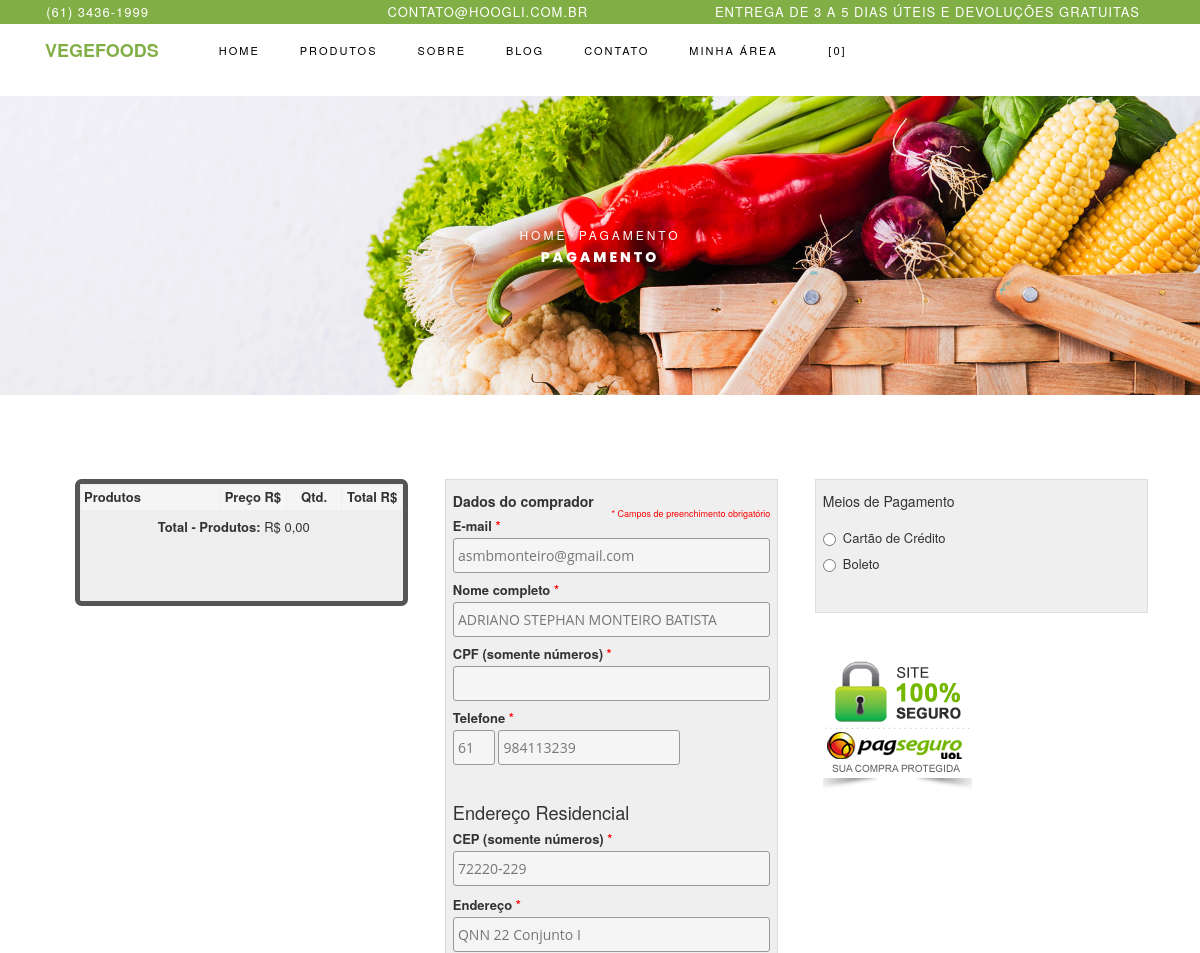
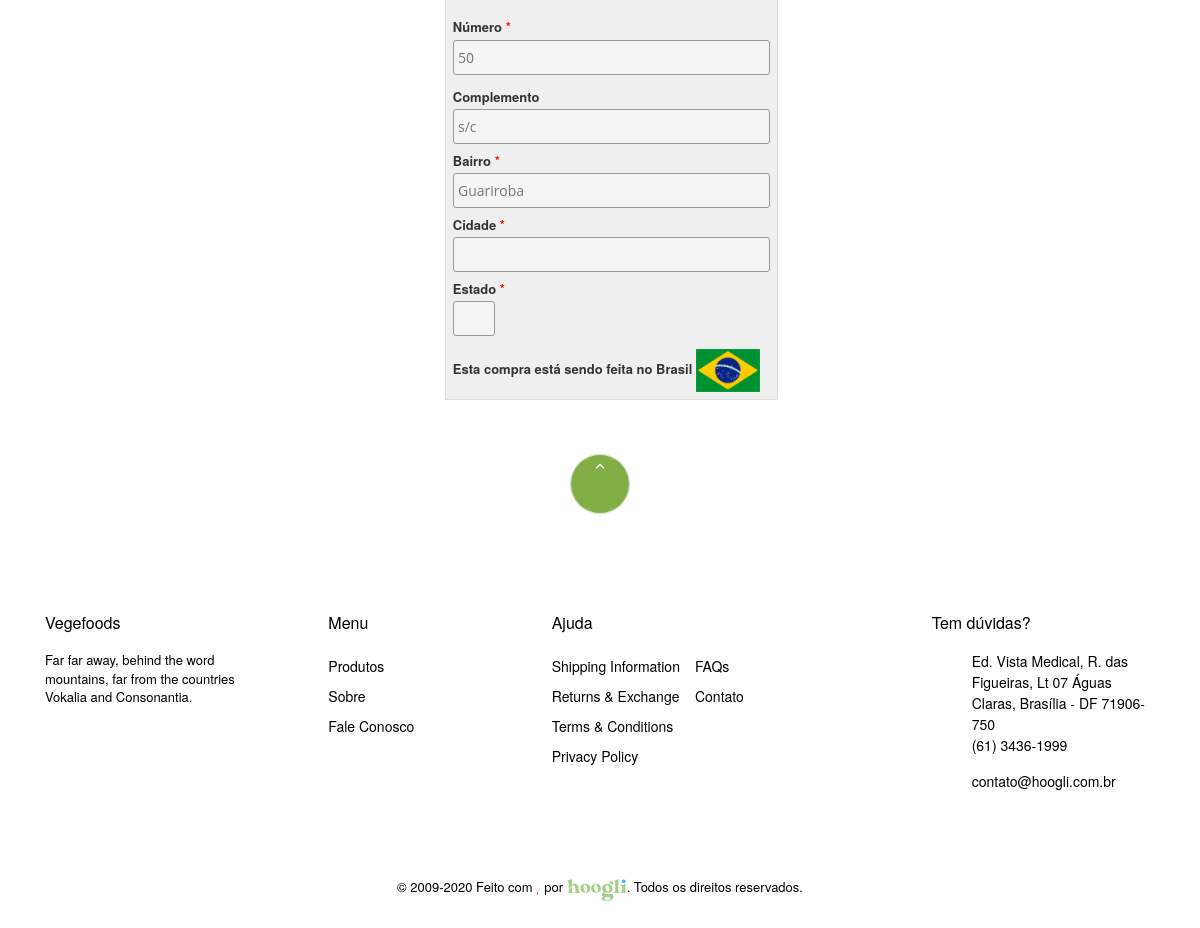
The page /pagseguro.php (signed in) on the database its author committed (2 pictures, top to bottom).
### tables this page shows
CREATE TABLE `tbl_config` (
  `id` int(11) NOT NULL,
  `id_campanha` int(11) DEFAULT NULL,
  `favicon` varchar(250) DEFAULT NULL,
  `facebook` varchar(250) DEFAULT NULL,
  `twitter` varchar(250) DEFAULT NULL,
  `instagram` varchar(250) DEFAULT NULL,
  `youtube` varchar(250) DEFAULT NULL,
  `linkedln` varchar(250) DEFAULT NULL,
  `nome_empresa` varchar(250) DEFAULT NULL,
  `endereco` varchar(250) DEFAULT NULL,
  `telefone1` varchar(40) DEFAULT NULL,
  `telefone2` varchar(40) DEFAULT NULL,
  `email1` varchar(250) DEFAULT NULL,
  `email2` varchar(250) DEFAULT NULL,
  `cep_loja` varchar(20) DEFAULT NULL,
  `merchant_id_cielo` varchar(250) DEFAULT NULL,
  `merchant_key_cielo` varchar(250) DEFAULT NULL
);

CREATE TABLE `tbl_cliente` (
  `id` int(11) NOT NULL,
  `nome` varchar(250) DEFAULT NULL,
  `email` varchar(250) DEFAULT NULL,
  `telefone` varchar(40) DEFAULT NULL,
  `sexo` varchar(2) DEFAULT NULL,
  `senha` varchar(80) DEFAULT NULL,
  `cep` varchar(20) DEFAULT NULL,
  `endereco` varchar(250) DEFAULT NULL,
  `id_estado` int(11) DEFAULT NULL,
  `id_cidade` int(11) DEFAULT NULL,
  `bairro` varchar(250) DEFAULT NULL,
  `numero` varchar(20) DEFAULT NULL,
  `complemento` varchar(250) DEFAULT NULL
);

### Connection/con-pdo.php (called while the page is built, shortened)
<?php
$conInstanciada = '';
if(empty($conInstanciada)) {
	class Conexao {
		private static $pdo;
		public static function getInstance() {
		if (!isset(self::$pdo)) {
		 try {
		  $opcoes = array(PDO::MYSQL_ATTR_INIT_COMMAND => 'SET NAMES utf8', PDO::ATTR_PERSISTENT => TRUE);
		  self::$pdo = new PDO("mysql:host=" . HOST . "; dbname=" . DBNAME . "; charset=" . CHARSET . ";", USER, PASSWORD, $opcoes);
		  self::$pdo->setAttribute(PDO::ATTR_ERRMODE, PDO::ERRMODE_EXCEPTION);
		 } catch (PDOException $e) {
		  print "Erro: " . $e->getMessage();
		 }
		}
		return self::$pdo;
		}
	}
}

### Class/config.class.php (called while the page is built, shortened)
<?php
$ConfigSistemaInstanciada = '';
if(empty($ConfigSistemaInstanciada)) {
	if(file_exists('Connection/conexao.php')) {
		require_once('Connection/con-pdo.php');
	} else {
		require_once('../Connection/con-pdo.php');
		require_once('../funcoes.php');
	}
	class ConfigSistema {
		private $pdo = null;
		private static $ConfigSistema = null;
		private function __construct($conexao){
			$this->pdo = $conexao;
		}
		public static function getInstance($conexao){
			if (!isset(self::$ConfigSistema)):
				self::$ConfigSistema = new ConfigSistema($conexao);
			endif;
			return self::$ConfigSistema;
		}
		function rsDados() {
			try{
				$sql = "SELECT * FROM tbl_config ";
				$stm = $this->pdo->prepare($sql);
				$stm->execute();
				$rsDados = $stm->fetchAll(PDO::FETCH_OBJ);
				$this->endereco = $rsDados[0]->endereco;
				$this->telefone1 = $rsDados[0]->telefone1;
				$this->email1 = $rsDados[0]->email1;
			} catch(PDOException $erro){
				echo $erro->getLine();
			}
			return($this);
		}
	}
}

### includes.php (called while the page is built, shortened)
<?php
include "Class/config.class.php";
$infoSistema = ConfigSistema::getInstance(Conexao::getInstance())->rsDados();
include "Class/clientes.class.php";
$clientes = Clientes::getInstance(Conexao::getInstance());
?>

### Class/clientes.class.php (called while the page is built, shortened)
<?php
$ClientesInstanciada = '';
if(empty($ClientesInstanciada)) {
	if(file_exists('Connection/conexao.php')) {
		require_once('Connection/con-pdo.php');
	} else {
		require_once('../Connection/con-pdo.php');
		require_once('../funcoes.php');
	}
	class Clientes {
		private $pdo = null;
		private static $Clientes = null;
		private function __construct($conexao){
			$this->pdo = $conexao;
		}
		public static function getInstance($conexao){
			if (!isset(self::$Clientes)):
				self::$Clientes = new Clientes($conexao);
			endif;
			return self::$Clientes;
		}
		function rsDados($id='', $orderBy='', $limite='') {
			$nCampos = 0;
			$sql = '';
			$sqlOrdem = '';
			$sqlLimite = '';
			if(!empty($id)) {
				$sql .= " and id = ?";
				$nCampos++;
				$campo[$nCampos] = $id;
			}
			try{
				$sql = "SELECT * FROM tbl_cliente where 1=1 $sql $sqlOrdem $sqlLimite";
				$stm = $this->pdo->prepare($sql);
				for($i=1; $i<=$nCampos; $i++) {
					$stm->bindValue($i, $campo[$i]);
				}
				$stm->execute();
				$rsDados = $stm->fetchAll(PDO::FETCH_OBJ);
				if($id <> '' or $limite == 1) {
					return($rsDados[0]);
				} else {
					return($rsDados);
				}
			} catch(PDOException $erro){
				echo $erro->getMessage();
			}
		}
	}
}

### checkout-transparente-pagseguro/templates/comprador.php (the view, shortened to what this page needs)
<div class="col-md-4">
  <div class="groupData" id="buyerData">
    <div>
      <h1 style="font-weight:bold">Dados do comprador</h1>
      <div style="margin-top:-20px; text-align:right;">
        <font color="red" style="font-size:9px;">* Campos de preenchimento obrigatório</font>
      </div>
    </div>
    <div class="field" style="margin-top:-5px;">
      <label for="senderEmail">E-mail <font color="red">*</font></label>
      <input type="text" name="senderEmail" value="<?php echo $_SESSION['dadosClienteLogado']->email;?>" id="senderEmail" required="required" />
    </div>
    <div class="field" style="margin-top:-5px">
      <label for="senderName">Nome completo <font color="red">*</font></label>
      <input type="text" name="senderName" id="senderName" required="required" value="<?php echo $_SESSION['dadosClienteLogado']->nome;?>"/>
    </div>
    <div class="field" style="margin-top:-5px">
      <label for="senderCPF">CPF (somente números) <font color="red">*</font></label>
      <input type="text" name="senderCPF" id="senderCPF" maxlength="14" required="required" value="<?php if(isset($_SESSION['dadosClienteLogado']->cpf) && !empty($_SESSION['dadosClienteLogado']->cpf)){echo $_SESSION['dadosClienteLogado']->cpf;}?>"/>
    </div>
    <div class="field" style="margin-top:-5px">
      <label for="senderAreaCode">Telefone <font color="red">*</font></label>
      <?php
	  $telefone = str_replace(array('-', '(', ')', ' '), array('', '', '', ''), $_SESSION['dadosClienteLogado']->telefone);
	  ?>
      <input type="text" name="senderAreaCode" id="senderAreaCode" value="<?=substr($telefone,0,2);?>" class="areaCode" maxlength="2" required="required"/>
      <input type="text" name="senderPhone" id="senderPhone" value="<?=substr($telefone,2);?>" class="phone" maxlength="9" required="required" />
    </div>
    <h2>Endereço Residencial</h2>
    <div class="field" style="margin-top: -10px;">
      <label for="shippingAddressPostalCode">CEP (somente números) <font color="red">*</font></label>
      <?php
      if(isset($_SESSION['dadosClienteLogado']->cep) && !empty($_SESSION['dadosClienteLogado']->cep)){
	  $cep = str_replace(array('-', '.', ',', ' '), array('', '', '', ''), $_SESSION['dadosClienteLogado']->cep);
      }else{
        $cep = '';
      }
	  ?>
      <input type="text" name="shippingAddressPostalCode" value="<?=substr($cep,0,5).'-'.substr($cep,5);?>" id="shippingAddressPostalCode" maxlength="9" required="required"/>
    </div>
    <div style="margin-top:-10px;">
      <div class="field">
        <label for="shippingAddressStreet">Endereço <font color="red">*</font></label>
        <input type="text" name="shippingAddressStreet" id="shippingAddressStreet" required="required" value="<?php if(isset($_SESSION['dadosClienteLogado']->endereco) && !empty($_SESSION['dadosClienteLogado']->endereco)){echo $_SESSION['dadosClienteLogado']->endereco;}?>"/>
      </div>
      <div class="field">
        <label for="shippingAddressNumber">Número <font color="red">*</font></label>
        <input type="text" name="shippingAddressNumber" id="shippingAddressNumber" size="5" required="required" value="<?php if(isset($_SESSION['dadosClienteLogado']->numero) && !empty($_SESSION['dadosClienteLogado']->numero)){echo $_SESSION['dadosClienteLogado']->numero;}else{ echo "s/n";}?>"/>
      </div>
    </div>
    <div class="field" style="margin-top: 0px;">
      <label for="shippingAddressComplement">Complemento</label>
      <input type="text" name="shippingAddressComplement" id="shippingAddressComplement" value="<?php if(isset($_SESSION['dadosClienteLogado']->complemento) && !empty($_SESSION['dadosClienteLogado']->complemento)){echo $_SESSION['dadosClienteLogado']->complemento;}?>" />
    </div>
    <div class="field" style="margin-top:-5px;">
      <label for="shippingAddressDistrict">Bairro <font color="red">*</font></label>
      <input type="text" name="shippingAddressDistrict" id="shippingAddressDistrict" required="required" value="<?php if(isset($_SESSION['dadosClienteLogado']->bairro) && !empty($_SESSION['dadosClienteLogado']->bairro)){echo $_SESSION['dadosClienteLogado']->bairro;}?>"/>
    </div>
    <div class="field" style="margin-top:-5px;">
      <label for="shippingAddressCity">Cidade <font color="red">*</font></label>
      <input type="text" name="shippingAddressCity" id="shippingAddressCity" value="<?php if(isset($dadoCidade->nome) && !empty($dadoCidade->nome)){echo $dadoCidade->nome;}?>" required="required"/>
    </div>
    <div class="field" style="margin-top:-5px;">
      <label for="shippingAddressState">Estado <font color="red">*</font></label>
      <input type="text" name="shippingAddressState" id="shippingAddressState" class="addressState" maxlength="2" style="text-transform: uppercase;" onBlur="this.value=this.value.toUpperCase()" value="<?php if(isset($dadoCidade->uf) && !empty($dadoCidade->uf)){echo $dadoCidade->uf;}?>" required="required"/>
    </div>
    <p style="float: left"><b>Esta compra está sendo feita no Brasil</b> <img src="checkout-transparente-pagseguro/images/Brasil.png" alt="Bandeira do Brasil" title="Bandeira do Brasil" style="width: 64px;"/> </p>
  </div>
</div>

### header.php (shortened to what this page needs)
<div class="py-1 bg-primary">
    	<div class="container">
    		<div class="row no-gutters d-flex align-items-start align-items-center px-md-0">
	    		<div class="col-lg-12 d-block">
		    		<div class="row d-flex">
		    			<div class="col-md pr-4 d-flex topper align-items-center">
							<?php if(isset($infoSistema->telefone1) && !empty($infoSistema->telefone1)){?>
	                <div class="icon mr-2 d-flex justify-content-center align-items-center"><span class="icon-phone2"></span></div>
						    <span class="text"><?php echo $infoSistema->telefone1;?></span>
                    <?php }?>
					    </div>
					    <div class="col-md pr-4 d-flex topper align-items-center">
							<?php if(isset($infoSistema->email1) && !empty($infoSistema->email1)){?>
	                <div class="icon mr-2 d-flex justify-content-center align-items-center"><span class="icon-paper-plane"></span></div>
						    <span class="text"><?php echo $infoSistema->email1;?></span>
                    <?php }?>
					    </div>
					    <div class="col-md-5 pr-4 d-flex topper align-items-center text-lg-right">
						    <span class="text">Entrega de 3 a 5 dias úteis e Devoluções Gratuitas</span>
					    </div>
				    </div>
			    </div>
		    </div>
		  </div>
    </div>
    <nav class="navbar navbar-expand-lg navbar-dark ftco_navbar bg-dark ftco-navbar-light" id="ftco-navbar">
	    <div class="container">
	      <a class="navbar-brand" href="<?php echo SITE_URL;?>/.">Vegefoods</a>
	      <div class="collapse navbar-collapse" id="ftco-nav">
	        <ul class="navbar-nav ml-auto">
	          <li class="nav-item active"><a href="." class="nav-link">Home</a></li>
            <li class="nav-item"><a href="<?php echo SITE_URL;?>/produtos" class="nav-link">Produtos</a></li>
	          <li class="nav-item"><a href="<?php echo SITE_URL;?>/sobre" class="nav-link">Sobre</a></li>
	          <li class="nav-item"><a href="<?php echo SITE_URL;?>/blog" class="nav-link">Blog</a></li>
	          <li class="nav-item"><a href="<?php echo SITE_URL;?>/contato" class="nav-link">Contato</a></li>
			  <li class="nav-item">
				  <?php if(isset($_SESSION['clienteLogado']) && $_SESSION['clienteLogado'] == 'S'){?>
				  <a href="<?php echo SITE_URL;?>/area-cliente" class="nav-link">Minha Área</a>
				  <?php }else{?>
				   <a href="<?php echo SITE_URL;?>/login" class="nav-link">Login</a>
				  <?php }?>
				  </li>
	          <li class="nav-item cta cta-colored"><a data-toggle="modal" data-target="#cartModal" class="nav-link"><span class="icon-shopping_cart"></span>[<?php if(isset($_SESSION['shopping_cart']) && !empty($_SESSION['shopping_cart'])){ echo count($_SESSION['shopping_cart']);}else{ echo "0";}?>]</a></li>
	        </ul>
	      </div>
	    </div>
	  </nav>

### footer.php (shortened to what this page needs)
<footer class="ftco-footer ftco-section">
     <div class="container">
     	<div class="row">
     		<div class="mouse">
					<a href="#" class="mouse-icon">
						<div class="mouse-wheel"><span class="ion-ios-arrow-up"></span></div>
					</a>
				</div>
     	</div>
       <div class="row mb-5">
         <div class="col-md">
           <div class="ftco-footer-widget mb-4">
             <h2 class="ftco-heading-2">Vegefoods</h2>
             <p>Far far away, behind the word mountains, far from the countries Vokalia and Consonantia.</p>
             <ul class="ftco-footer-social list-unstyled float-md-left float-lft mt-5">
             </ul>
           </div>
         </div>
         <div class="col-md">
           <div class="ftco-footer-widget mb-4 ml-md-5">
             <h2 class="ftco-heading-2">Menu</h2>
             <ul class="list-unstyled">
               <li><a href="<?php echo SITE_URL;?>/produtos" class="py-2 d-block">Produtos</a></li>
               <li><a href="<?php echo SITE_URL;?>/sobre" class="py-2 d-block">Sobre</a></li>
               <li><a href="<?php echo SITE_URL;?>/contato" class="py-2 d-block">Fale Conosco</a></li>
             </ul>
           </div>
         </div>
         <div class="col-md-4">
            <div class="ftco-footer-widget mb-4">
             <h2 class="ftco-heading-2">Ajuda</h2>
             <div class="d-flex">
              <ul class="list-unstyled mr-l-5 pr-l-3 mr-4">
                <li><a href="#" class="py-2 d-block">Shipping Information</a></li>
                <li><a href="#" class="py-2 d-block">Returns &amp; Exchange</a></li>
                <li><a href="#" class="py-2 d-block">Terms &amp; Conditions</a></li>
                <li><a href="#" class="py-2 d-block">Privacy Policy</a></li>
              </ul>
              <ul class="list-unstyled">
                <li><a href="#" class="py-2 d-block">FAQs</a></li>
                <li><a href="<?php echo SITE_URL;?>/contato" class="py-2 d-block">Contato</a></li>
              </ul>
            </div>
           </div>
         </div>
         <div class="col-md">
           <div class="ftco-footer-widget mb-4">
           	<h2 class="ftco-heading-2">Tem dúvidas?</h2>
           	<div class="block-23 mb-3">
              <ul>
                     <?php if(isset($infoSistema->endereco) && !empty($infoSistema->endereco)){?>
                <li><span class="icon icon-map-marker"></span><span class="text"><?php echo $infoSistema->endereco;?></span></li>
                   <?php }?>
                   <?php if(isset($infoSistema->telefone1) && !empty($infoSistema->telefone1)){?>
                <li><a ><span class="icon icon-phone"></span><span class="text"><?php echo $infoSistema->telefone1;?></span></a></li>
                   <?php }?>
                   <?php if(isset($infoSistema->email1) && !empty($infoSistema->email1)){?>
                <li><a ><span class="icon icon-envelope"></span><span class="text"><?php echo $infoSistema->email1;?></span></a></li>
                   <?php }?>
              </ul>
            </div>
           </div>
         </div>
       </div>
       <div class="row">
         <div class="col-md-12 text-center">
           <p>© 2009-<?php echo date('Y');?> Feito com <i class="icon icon-heart fa-beat" style="color: red;"></i> por <span><a href="http://hoogli.com.br/" target="_blank"><img src="<?php echo SITE_URL;?>/images/hoogli_logo.svg" width="60" alt="Hoogli-Marketing-Digital-Brasilia-(61)-3436-1999" style="margin-top: 3px;"></a></span>. Todos os direitos reservados.</p>
         </div>
       </div>
     </div>
   </footer>

### rows shown on the page
tbl_config: telefone1 "(61) 3436-1999", email1 "CONTATO@HOOGLI.COM.BR", endereco "Ed. Vista Medical, R. das Figueiras, Lt 07 Águas Claras, Brasília - DF 71906-750", email1 "contato@hoogli.com.br"
tbl_cliente: senderEmail "asmbmonteiro@gmail.com", senderName "ADRIANO STEPHAN MONTEIRO BATISTA", senderAreaCode "61", senderPhone "984113239", shippingAddressPostalCode "72220-229", shippingAddressStreet "QNN 22 Conjunto I", shippingAddressNumber "50", shippingAddressComplement "s/c", shippingAddressDistrict "Guariroba"

### other values the page prints
$total_prods "0,00"
